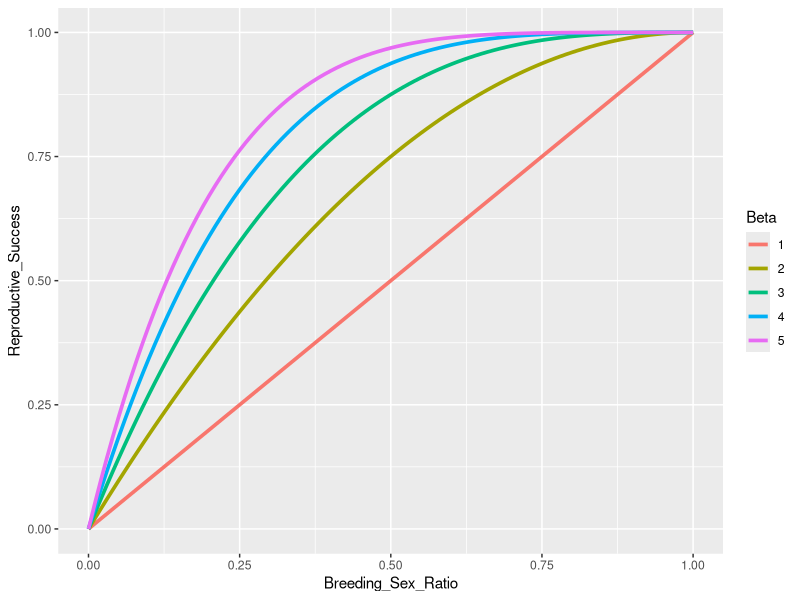

Generate this figure with R:
# cumulative density function of a beta distribution

# load libraries
library(ggplot2)

# values of x to plot
x <- seq(from = 0, to = 1, by = 0.01)

# beta values to cycle through
betas <- c(1:5)

# initialise DF
DF <- data.frame(Breeding_Sex_Ratio = rep(x, times = length(betas)), 
                 Beta = rep(betas, each = length(x)), 
                 Reproductive_Success = NA)

# CDF function
for (b in 1:length(betas)) {
  
  start <- (b - 1)*length(x) + 1
  stop <- start + length(x) - 1
  DF$Reproductive_Success[start:stop] <- pbeta(x, shape1 = 1, shape2 = betas[b])
  
}

# make Beta factor
DF$Beta <- as.factor(DF$Beta)

# plot
ggplot(data = DF, aes(x = Breeding_Sex_Ratio, y = Reproductive_Success, 
                      color = Beta)) +
  geom_line(size = 1.25)
